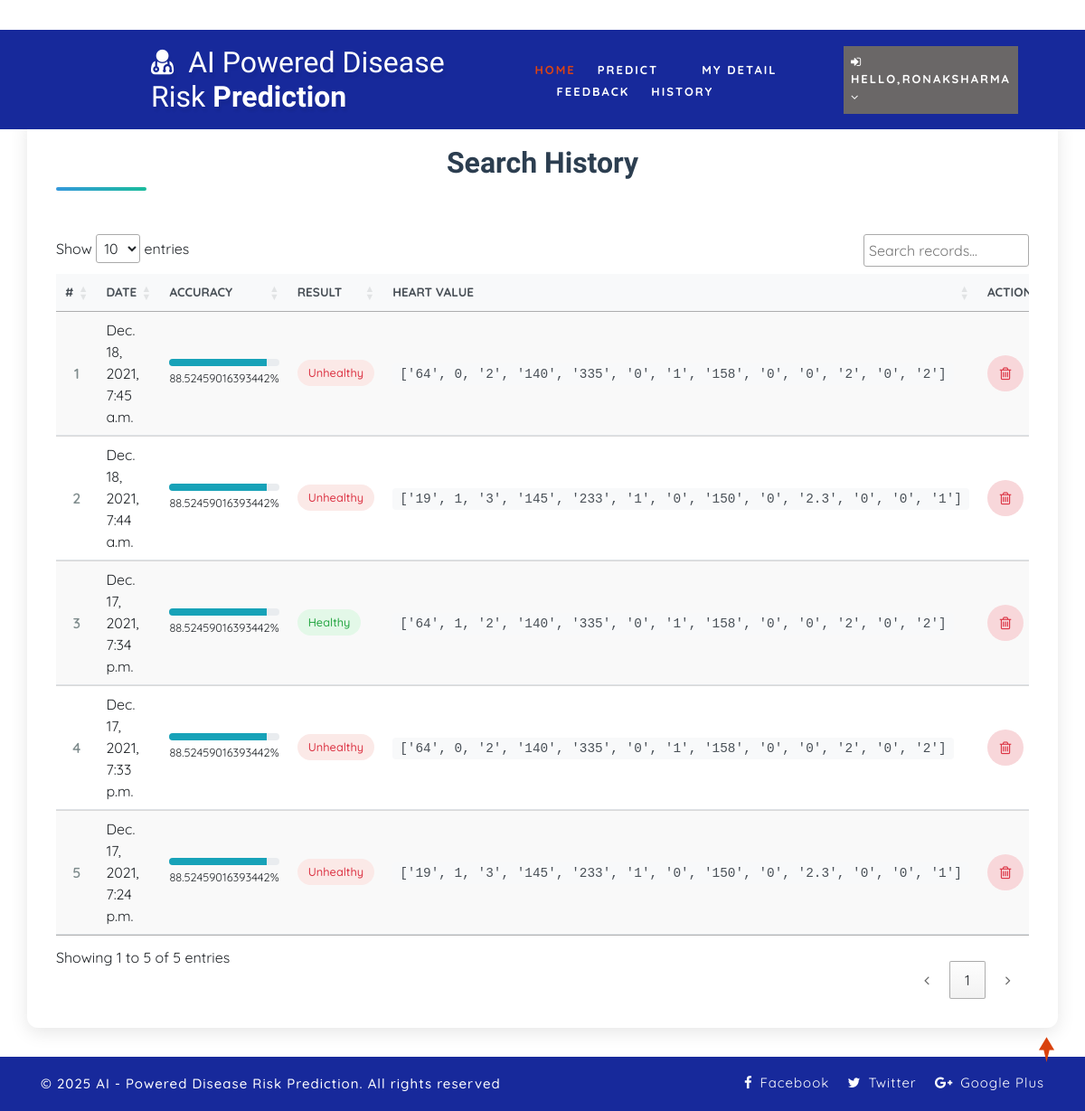
Page /view_search_pat (signed in) on the committed database.
### health/models.py (models this page shows, shortened)
class Search_Data(models.Model):
    patient = models.ForeignKey(Patient, on_delete=models.CASCADE, null=True)
    prediction_accuracy = models.CharField(max_length=100,null=True,blank=True)
    result = models.CharField(max_length=100,null=True,blank=True)
    values_list = models.CharField(max_length=100,null=True,blank=True)
    created = models.DateTimeField(auto_now=True,null=True)

### health/views.py (the view)
# urls.py: path('view_search_pat', view_search_pat,name="view_search_pat"),
@login_required(login_url="login")
def view_search_pat(request):
    doc = None
    try:
        doc = Doctor.objects.get(user=request.user)
        data = Search_Data.objects.filter(patient__address__icontains=doc.address).order_by('-id')
    except:
        try:
            doc = Patient.objects.get(user=request.user)
            data = Search_Data.objects.filter(patient=doc).order_by('-id')
        except:
            data = Search_Data.objects.all().order_by('-id')
    return render(request,'view_search_pat.html',{'data':data})

### health/templates/view_search_pat.html (shortened to what this page needs)
{% extends 'index.html' %}
{% load static %}
{% block body %}
<div class="container search-history-container">
    <div class="row mb-4">
        <div class="col-12">
            <h1 class="search-history-title text-center">Search History</h1>
        </div>
    </div>
    <div class="row">
        <div class="col-12">
            <div class="table-responsive">
                <table id="patientTable1" class="search-table display" style="width:100%">
                    <thead>
                        <tr>
                            <th>#</th>
                            {% if request.user.patient_set.all.0 %}
                            <th>Date</th>
                            {% else %}
                            <th>Patient Name</th>
                            {% endif %}
                            <th>Accuracy</th>
                            <th>Result</th>
                            <th>Heart Value</th>
                            <th>Action</th>
                        </tr>
                    </thead>
                    <tbody>
                        {% for i in data %}
                        <tr>
                            <td class="counter-cell">{{forloop.counter}}</td>
                            {% if request.user.patient_set.all.0 %}
                            <td>{{i.created}}</td>
                            {% else %}
                            <td>{{i.patient.user.first_name}} {{i.patient.user.last_name}}</td>
                            {% endif %}
                            <td>
                                <div class="progress" style="height: 8px;">
                                    <div class="progress-bar bg-info" role="progressbar" style="width: {{i.prediction_accuracy}}%"></div>
                                </div>
                                <small class="mt-1 d-block">{{i.prediction_accuracy}}%</small>
                            </td>
                            <td>
                                {% if i.result == "0" %}
                                <span class="badge badge-success">Healthy</span>
                                {% else %}
                                <span class="badge badge-danger">Unhealthy</span>
                                {% endif %}
                            </td>
                            <td>
                                <span class="heart-value" title="{{i.values_list}}">{{i.values_list}}</span>
                            </td>
                            <td>
                                <a href="/delete_searched/{{i.id}}">
                                    <button class="btn btn-icon btn-delete" onclick="return confirm('Are you sure you want to delete this record?')">
                                        <i class="fa fa-trash-o"></i>
                                    </button>
                                </a>
                            </td>
                        </tr>
                        {% endfor %}
                    </tbody>
                </table>
            </div>
        </div>
    </div>
</div>
{% endblock %}

### health/templates/index.html (shortened to what this page needs)
<!DOCTYPE html>
{% load static %}
<html lang="zxx">
<head>
	<link rel="stylesheet" href="{% static 'css/bootstrap.css' %}">
	<link href="{% static 'css/css_slider.css' %}" type="text/css" rel="stylesheet" media="all">
	<link rel="stylesheet" href="{% static 'css/style.css' %}" type="text/css" media="all" />
	<link href="{% static 'css/font-awesome.min.css' %}" rel="stylesheet">
<link rel='stylesheet' type='text/css' href="https://cdn.datatables.net/1.10.21/css/jquery.dataTables.min.css">
<link rel='stylesheet' type='text/css' href="https://cdn.datatables.net/buttons/1.6.2/css/buttons.dataTables.min.css">
</head>
<body>
	<div id="home" style="margin-bottom:2%">
		<header>
			<div class="top-bar py-3">
				<div class="container">
					<div class="row">
						<div class="col-xl-7 col-lg-6 col-md-4 top-social-agile text-md-right text-center mt-md-0 mt-2">
							<div class="row">
								<div class="col-xl-3 col-lg-4 col-6 top-w3layouts p-md-0 text-right">
								</div>
								<div class="col-xl-3 col-lg-4 col-6 header-w3layouts text-md-right text-left">
								</div>
							</div>
						</div>
					</div>
				</div>
			</div>
		</header>
		<div class="main-top" style="background:#17299b;">
			<div class="container-fluid">
				<div class="header d-md-flex justify-content-between align-items-center py-3">
					<div id="logo" style="margin-left:13%">
						<h1>
							<a href="index.html">
								<span class="fa fa-user-md mr-2"></span>
								<span class="logo-sp">AI Powered Disease Risk</span> Prediction
							</a>
						</h1>
					</div>
					{% if request.user.is_staff %}
					<div class="nav_w3ls" style="margin-right:4%">
						<nav>
							<label for="drop1" class="toggle">Menu</label>
							<input type="checkbox" id="drop1" />
							<ul class="menu" style="padding:15px;width:100%">
								<li class="mx-lg-4 mx-md-3 my-md-0 my-2"><a href="{% url 'admin_home' %}" >Home</a></li>
								<li>
									<label for="drop-2" class="toggle toogle-2"> <span class="fa fa-angle-down" aria-hidden="true"></span>
									</label>
									<a href="#"> Doctor <span class="fa fa-angle-down" aria-hidden="true"></span></a>
									<ul style="margin-top:2%;width:40%;margin-right:0%">
										<li style="width:100%;"><a href="/add_doctor" class="drop-text">Add Doctor</a></li>
										<li style="width:100%;"><a href="/view_doctor" class="drop-text">View Doctor</a></li>
									</ul>
								</li>
								<li class="mx-lg-4 mx-md-3 my-md-0 my-2"><a href="/view_patient">Patient</a></li>
								<li class="mx-lg-4 mx-md-3 my-md-0 my-2">
									<a href="/view_search_pat">Searched Data</a></li>
								<li><a href="/view_feedback">Feedback</a></li>
							</ul>
						</nav>
					</div>
					<div class="nav_w3ls" style="margin-right:3%">
						<nav>
							<label for="drop2" class="toggle">Menu</label>
							<input type="checkbox" id="drop2" />
							<ul class="menu">
								<li class="mx-lg-4 mx-md-3 my-md-0 my-2" style="background:red;padding:8px">
									<label for="drop-2" class="toggle toogle-2"> <span class="fa fa-angle-down" aria-hidden="true"></span>
									</label>
									<a href="#"><i class="fa fa-user"></i> {{request.user.username}} <span class="fa fa-angle-down" aria-hidden="true"></span></a>
									<ul style="margin-top:10%;width:80%;margin-right:5%">
										<li style="width:100%;"><a href="{% url 'change_password' %}" class="drop-text">Password</a></li>
										<li style="width:100%;"><a href="{% url 'logout' %}" class="drop-text">Logout</a></li>
									</ul>
								</li>
							</ul>
						</nav>
					</div>
					{% elif request.user.patient_set.all.0 %}
					<div class="nav_w3ls" style="margin-left:5%;font-weight:bold">
						<nav>
							<ul class="menu" style="padding:15px;width:100%">
								<li><a href="{% url 'patient_home' %}" class="active">Home</a></li>
								<li class="mx-lg-4 mx-md-3 my-md-0 my-2"><a href="/add_heartdetail">Predict</a></li>
								<li class="mx-lg-4 mx-md-3 my-md-0 my-2"><a href="/profile_doctor">My Detail</a></li>
								<li class="mx-lg-4 mx-md-3 my-md-0 my-2"><a href="/sent_feedback">Feedback</a></li>
								<li><a href="/view_search_pat">History</a></li>
							</ul>
						</nav>
					</div>
					<div class="nav_w3ls" style="margin-right:3%">
						<nav>
							<ul class="menu">
								<li class="mx-lg-4 mx-md-3 my-md-0 my-2" style="background:#6a6767;padding:8px">
									<a href="#"><i class="fa fa-sign-in"></i> Hello,{{request.user.username}} <span class="fa fa-angle-down" aria-hidden="true"></span></a>
								</li>
							</ul>
						</nav>
					</div>
					{% endif %}
				</div>
			</div>
		</div>
		{% block body %}
		{% endblock %}
	</div>
	<div class="copy-w3pvt" style="background:#17299b;color:white">
		<div class="container py-3">
			<div class="row">
				<div class="col-lg-7 w3ls_footer_grid1_left text-lg-left text-center">
					<p style="color:white">&copy; 2025 AI - Powered Disease Risk Prediction. All rights reserved</p>
				</div>
				<div class="col-lg-5 w3ls_footer_grid_left1_pos text-lg-right text-center mt-lg-0 mt-2">
					<ul style="color:white">
						<li>
							<a href="#" style="color:white" class="facebook">
								<span class="fa fa-facebook-f mr-2"></span>Facebook</a>
						</li>
						<li class="mx-3">
							<a href="#" style="color:white" class="twitter">
								<span class="fa fa-twitter mr-2"></span>Twitter</a>
						</li>
						<li>
							<a href="#" style="color:white" class="google">
								<span class="fa fa-google-plus mr-2"></span>Google Plus</a>
						</li>
					</ul>
				</div>
			</div>
		</div>
	</div>
	<a href="#home" style="color:white" class="move-top text-center"></a>
</body>
</html>

### health/static/css/style.css (style rules this page uses)
body { padding: 0; margin: 0; background: #FFF; font-family: 'Quicksand', sans-serif; }
body a, body button { transition: 0.5s all; -webkit-transition: 0.5s all; -moz-transition: 0.5s all; -o-transition: 0.5s all; -ms-transition: 0.5s all; text-decoration: none; }
html { scroll-behavior: smooth; }
h1, h2, h3, h4, h5, h6 { margin: 0; padding: 0; font-family: 'Mukta', sans-serif; }
p { margin: 0; padding: 0; font-size: 15px; letter-spacing: 1px; line-height: 1.9; color: #999; font-family: 'Quicksand', sans-serif; }
ul, ol { margin: 0; padding: 0; }
a.move-top { width: 34px; height: 34px; background: url(../images/move-top.png) no-repeat; display: inline-block; position: fixed; bottom: 4%; right: 2%; z-index: 0; }
#home { position: relative; }
.main-top { position: absolute; z-index: 999; width: 100%; background: rgba(0, 0, 0, 0.4); }
nav { margin: 0; padding: 0; }
#logo a { float: left; display: initial; font-weight: 700; font-size: 32px; color: #fff; text-shadow: 2px 5px 3px rgba(0, 0, 0, 0.06); padding: 0; }
span.logo-sp { font-weight: 100; }
nav:after { content: ""; display: table; clear: both; }
nav ul { float: right; padding: 0; margin: 0; list-style: none; position: relative; }
nav ul li { margin: 0px; display: inline-block; float: left; }
nav a { padding: 0; color: #fff; font-size: 13px; letter-spacing: 2px; font-weight: 700; text-transform: uppercase; display: inline-block; transition: 0.5s all; -webkit-transition: 0.5s all; -moz-transition: 0.5s all; -o-transition: 0.5s all; -ms-transition: 0.5s all; }
.menu li a.active, .menu li a:hover { color: #2196f3; transition: 0.5s all; -webkit-transition: 0.5s all; -moz-transition: 0.5s all; -o-transition: 0.5s all; -ms-transition: 0.5s all; color: #d84315; }
li>a:only-child:after { content: ''; }
.w3ls_footer_grid_left1_pos ul li, ul.list-part li { display: inline-block; }
.w3ls_footer_grid_left1_pos ul li a { color: #000; text-decoration: none; letter-spacing: 1px; font-size: 15px; }
.w3ls_footer_grid1_left p { color: #484848; font-weight: 500; }

### health/templates/view_search_pat.html (style rules this page uses)
.search-history-container { background-color: #fff; border-radius: 12px; box-shadow: 0 5px 20px rgba(0,0,0,0.1); padding: 2rem; margin-top: 8%; margin-bottom: 2rem; }
.search-history-title { font-size: 2rem; font-weight: 700; color: #2c3e50; margin-bottom: 1.5rem; position: relative; padding-bottom: 0.75rem; }
.search-history-title::after { content: ''; position: absolute; bottom: 0; left: 0; width: 100px; height: 4px; background: linear-gradient(90deg, #3498db, #1abc9c); border-radius: 2px; }
.search-table { width: 100%; border-collapse: separate; border-spacing: 0; }
.search-table thead th { background-color: #f8f9fa; color: #495057; font-weight: 600; text-transform: uppercase; font-size: 0.85rem; padding: 1rem; border-bottom: 2px solid #dee2e6; vertical-align: middle; }
.search-table tbody tr { transition: background-color 0.2s ease; }
.search-table tbody td { padding: 1rem; border-bottom: 1px solid #dee2e6; vertical-align: middle; }
.badge { padding: 0.5rem 0.75rem; border-radius: 50px; font-size: 0.8rem; font-weight: 500; display: inline-block; line-height: 1; }
.badge-success { background-color: #e3f8e8; color: #28a745; }
.badge-danger { background-color: #fbe9e7; color: #dc3545; }
.btn-icon { width: 40px; height: 40px; border-radius: 50%; display: flex; align-items: center; justify-content: center; transition: all 0.3s ease; }
.btn-delete { background-color: #f8d7da; color: #dc3545; border: none; }
.counter-cell { font-weight: 600; color: #7f8c8d; text-align: center; }
.heart-value { font-family: 'Courier New', monospace; font-size: 0.9rem; background-color: #f8f9fa; padding: 0.25rem 0.5rem; border-radius: 4px; color: #495057; max-width: 200px; overflow: hidden; text-overflow: ellipsis; white-space: nowrap; }

### rows in the picture
Search_Data: created "Dec. 18, 2021, 7:45 a.m.", prediction_accuracy "88.52459016393442", result "Unhealthy", values_list "['64', 0, '2', '140', '335', '0', '1', '158', '0', '0', '2', '0', '2']"
Search_Data: created "Dec. 18, 2021, 7:44 a.m.", prediction_accuracy "88.52459016393442", result "Unhealthy", values_list "['19', 1, '3', '145', '233', '1', '0', '150', '0', '2.3', '0', '0', '1']"
Search_Data: created "Dec. 17, 2021, 7:34 p.m.", prediction_accuracy "88.52459016393442", result "Healthy", values_list "['64', 1, '2', '140', '335', '0', '1', '158', '0', '0', '2', '0', '2']"
Search_Data: created "Dec. 17, 2021, 7:33 p.m.", prediction_accuracy "88.52459016393442", result "Unhealthy", values_list "['64', 0, '2', '140', '335', '0', '1', '158', '0', '0', '2', '0', '2']"
Search_Data: created "Dec. 17, 2021, 7:24 p.m.", prediction_accuracy "88.52459016393442", result "Unhealthy", values_list "['19', 1, '3', '145', '233', '1', '0', '150', '0', '2.3', '0', '0', '1']"

### other values in the picture
{{ request.user.username }} "RONAKSHARMA"
